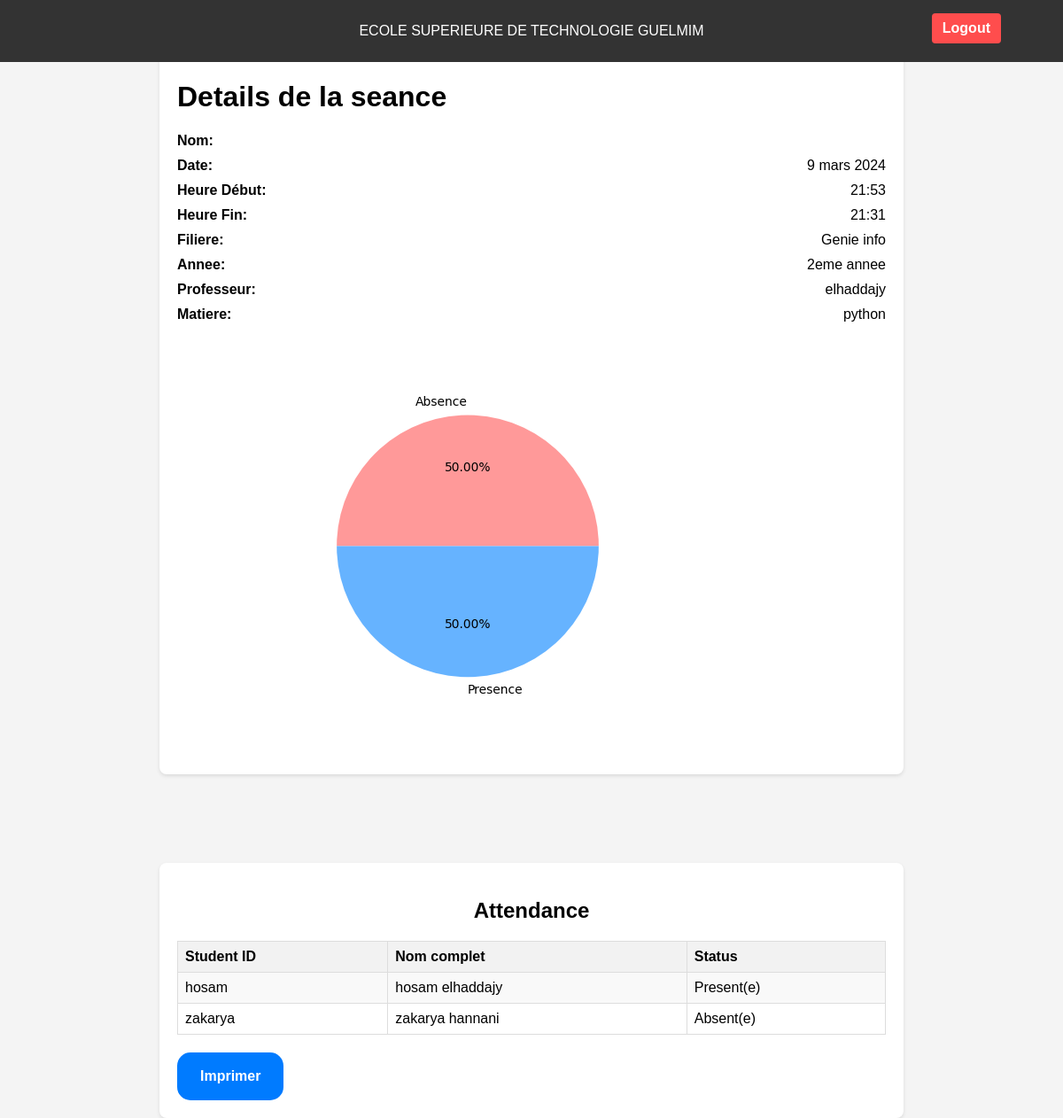
The app's page /seance/6/ (signed in) with its own data.
### pfe/models.py (models this page shows, shortened)
class Seance(models.Model):
    Identifiant_Seance = models.AutoField(primary_key=True)
    Nom = models.CharField(max_length=50)
    DateSeance = models.DateField(auto_now=True)
    HeureDebut = models.TimeField()
    HeureFin = models.TimeField()
    Identifiant_Professeur = models.ForeignKey(Teacher, on_delete=models.CASCADE)
    Identifiant_Matiere = models.ForeignKey(Matiere, on_delete=models.CASCADE)

class Filiere(models.Model):
    Identifiant_Filiere = models.AutoField(primary_key=True)
    Identifiant_Annee = models.ForeignKey('Annee', on_delete=models.CASCADE)
    Nom = models.CharField(max_length=50)

class Annee(models.Model):
    Identifiant_Annee = models.AutoField(primary_key=True)
    Nom = models.CharField(max_length=50)

class User(AbstractUser, PermissionsMixin):
    USER_TYPE_CHOICES = [
        ('student', 'Student'),
        ('admin', 'Admin'),
        ('teacher', 'Teacher'),
    ]
    username = None
    first_name = None
    last_name = None
    date_joined =  None
    last_login = None
    id = models.CharField(max_length =100, primary_key=True)
    fname = models.CharField(max_length=50)
    lname = models.CharField(max_length=50)
    user_type = models.CharField(max_length=10, choices=USER_TYPE_CHOICES, default='student')
    is_active = models.BooleanField(default=True)
    is_staff = models.BooleanField(default=False)
    is_superuser = models.BooleanField(default=False)
    objects = CustomUserManager()
    USERNAME_FIELD = 'id'
    class Meta:
        verbose_name = 'User'
        verbose_name_plural = 'Users'

class Matiere(models.Model):
    Identifiant_Matiere = models.AutoField(primary_key=True)
    Nom = models.CharField(max_length=50)
    Identifiant_Filiere = models.ForeignKey(Filiere, on_delete=models.CASCADE)
    def __str__(self):
        return self.Nom

class Attendance(models.Model):
    Identifiant_Attendance = models.AutoField(primary_key=True)
    Identifiant_Etudiant = models.ForeignKey(Student, on_delete=models.CASCADE)
    Identifiant_Seance = models.ForeignKey(Seance, on_delete=models.CASCADE)
    Status = models.CharField(max_length=20, default='Absent(e)')
    def seance_diagramme(self, seance_id):
        import matplotlib
        matplotlib.use('Agg')
        import matplotlib.pyplot as plt
        import os
        from django.conf import settings
        count_absent = int(Attendance.objects.filter(Status="Absent(e)", Identifiant_Seance=seance_id).count())
        count_present = int(Attendance.objects.filter(Status="Present(e)", Identifiant_Seance=seance_id).count())
        colors = ['#ff9999', '#66b3ff']
        pers = [count_absent, count_present]
        status_etud = ["Absence", "Presence"]
        img_rel_path = f"graph/{seance_id}.png"
        file_path = os.path.join(settings.BASE_DIR, 'pfe', 'static', img_rel_path)
        os.makedirs(os.path.dirname(file_path), exist_ok=True)
        plt.pie(pers, labels=status_etud, colors=colors, autopct='%1.2f%%')
        plt.savefig(file_path)
        plt.close()
        return img_rel_path

### pfe/views.py (the view)
# urls.py: path('seance/<int:seance_id>/', affiche_detail_seance_view, name='detail_seance'),
@login_required(login_url='')
def affiche_detail_seance_view(request, seance_id):
    import matplotlib
    matplotlib.use('Agg')
    from pfe.models import Student
    seance = get_object_or_404(Seance, Identifiant_Seance=seance_id)
    matiere = seance.Identifiant_Matiere
    filiere = matiere.Identifiant_Filiere
    annee = filiere.Identifiant_Annee
    student = Student.objects.all()
    attendances = Attendance.objects.filter(Identifiant_Seance=seance_id)
    attendance = Attendance()
    img_rel_path = attendance.seance_diagramme(seance_id)
    context = {
        'seance': seance,
        'attendances': attendances,
        'student': student,
        'img_path': img_rel_path ,
        'filiere' : filiere,
        'annee' : annee
    }
    return render(request, 'affiche_liste_absence.html', context)

### pfe/models.py (called while the page is built)
    def __str__(self):
        return self.lname

### pfe/templates/affiche_liste_absence.html (shortened to what this page needs)
<!DOCTYPE html>
{% load static %}
<html lang="en">
<head>
</head>
<body>
    {% include 'navbar.html' %}
    <div class="seance-details">
        <h1>Details de la seance</h1>
        <div><label>Nom:</label></div>
        <div><label>Date:</label><span>{{ seance.DateSeance }}</span></div>
        <div><label>Heure Début:</label><span>{{ seance.HeureDebut }}</span></div>
        <div><label>Heure Fin:</label><span>{{ seance.HeureFin }}</span></div>
        <div><label>Filiere:</label><span>{{ filiere.Nom }}</span></div>
        <div><label>Annee:</label><span>{{ annee.Nom }}</span></div>
        <div><label>Professeur:</label><span>{{ seance.Identifiant_Professeur }}</span></div>
        <div><label>Matiere:</label><span>{{ seance.Identifiant_Matiere }}</span></div>
        <div>
        <img src="{% static img_path %}" alt="img" >
        </div>
    </div>
    <div class="attendance-table">
        <h2>Attendance</h2>
        <table>
            <thead>
                <tr>
                    <th>Student ID</th>
                    <th>Nom complet</th>
                    <th>Status</th>
                </tr>
            </thead>
            <tbody>
                {% for attendance in attendances %}
                <tr>
                    <td>{{ attendance.Identifiant_Etudiant.id }}</td>
                    <td>{{ attendance.Identifiant_Etudiant.fname }} {{ attendance.Identifiant_Etudiant.lname }}</td>
                    <td>{{ attendance.Status }}</td>
                </tr>
                {% empty %}
                <tr>
                    <td colspan="3">cette seance est vide! </td>
                </tr>
                {% endfor %}
            </tbody>
        </table>
        <button id="print-btn">  Imprimer</button>
    </div>
</body>
</html>

### pfe/templates/affiche_liste_absence.html (style rules this page uses)
body, html { font-family: Arial, sans-serif; margin: 0; padding: 0; height: 100%; display: flex; flex-direction: column; background-color: #f4f4f4; }
.seance-details, .attendance-table { margin: 50px auto; padding: 20px; border-radius: 8px; background-color: #fff; box-shadow: 0 2px 4px rgba(0,0,0,0.1); width: 80%; max-width: 800px; }
.seance-details > div, .attendance-table table { width: 100%; margin-top: 10px; }
.seance-details > div { display: flex; flex-wrap: wrap; justify-content: space-between; }
.seance-details label { font-weight: bold; margin-right: 5px; }
table { border-collapse: collapse; width: 100%; margin-top: 20px; }
th, td { border: 1px solid #ddd; padding: 8px; text-align: left; }
th { background-color: #f2f2f2; }
tr:nth-child(odd) { background-color: #f9f9f9; }
.attendance-table h2 { text-align: center; }
button { appearance: none; background-color: #007BFF; border: 2px solid #007BFF; border-radius: 15px; color: #ffffff; cursor: pointer; font-size: 16px; font-weight: 600; padding: 16px 24px; text-decoration: none; transition: all 300ms cubic-bezier(.23, 1, 0.32, 1); width: auto; margin-top: 20px; }

### records on screen
Seance: DateSeance "9 mars 2024", HeureDebut "21:53", HeureFin "21:31", Identifiant_Professeur "elhaddajy", Identifiant_Matiere "python"
Filiere: Nom "Genie info"
Annee: Nom "2eme annee"
Attendance: Identifiant_Etudiant.id "hosam", Identifiant_Etudiant.fname "hosam", Identifiant_Etudiant.lname "elhaddajy", Status "Present(e)"
Attendance: Identifiant_Etudiant.id "zakarya", Identifiant_Etudiant.fname "zakarya", Identifiant_Etudiant.lname "hannani", Status "Absent(e)"
